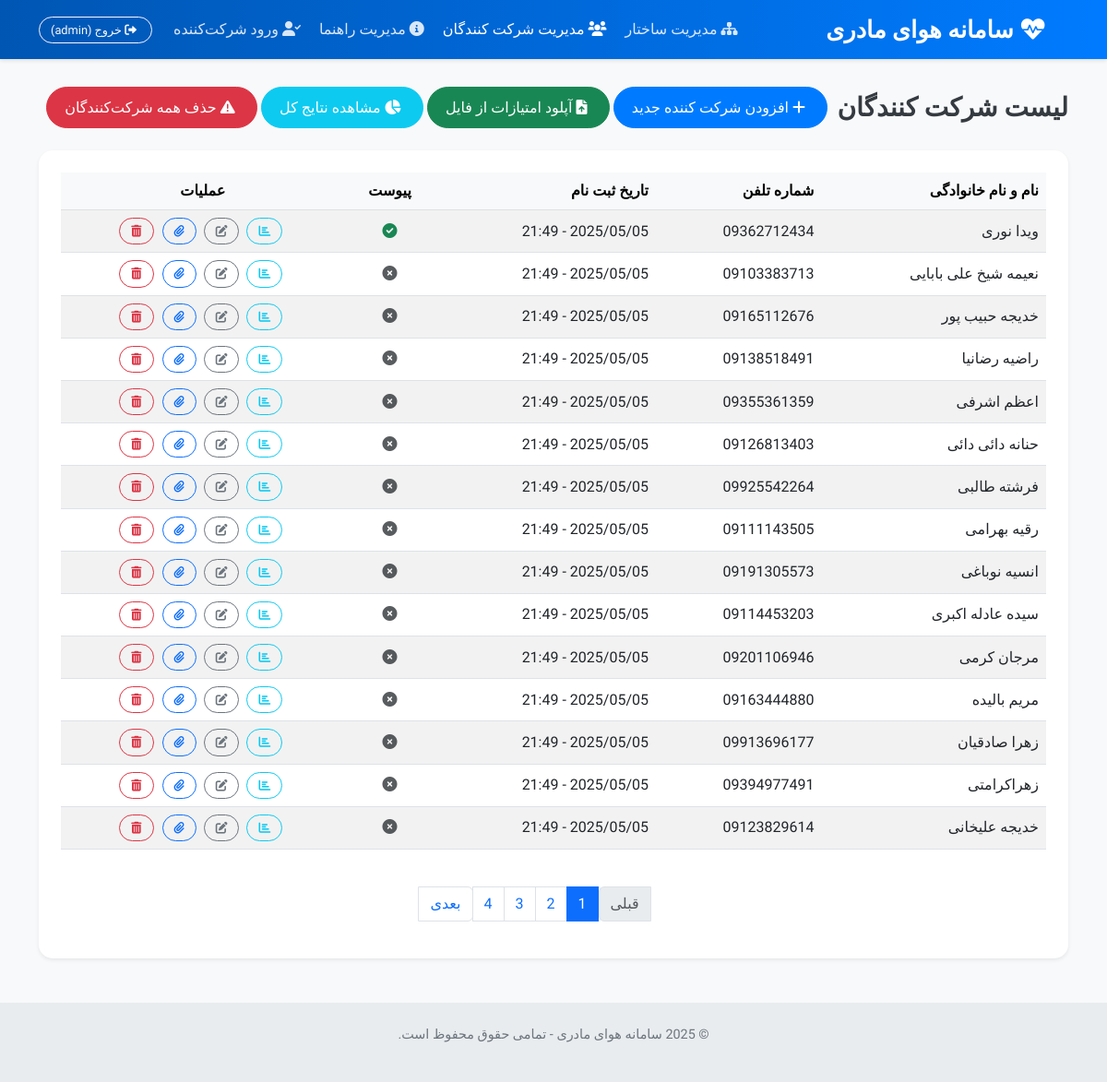
The app's page /participants/list (signed in) with its own data.
### app/models.py (models this page shows, shortened)
class User(UserMixin, db.Model):
    id = db.Column(db.Integer, primary_key=True)
    username = db.Column(db.String(80), unique=True, nullable=False)
    password_hash = db.Column(db.String(256))

class Participant(db.Model):
    phone = db.Column(db.String(15), primary_key=True)
    name = db.Column(db.String(100), nullable=False)
    scores = db.relationship('Score', backref='participant', lazy='dynamic', cascade="all, delete-orphan")
    created_at = db.Column(db.DateTime, default=datetime.utcnow)
    attachment_filename = db.Column(db.String(255), nullable=True) # Store only the filename

### app/routes/participants.py (the view)
@participants_bp.route('/list')
@login_required
def list_participants():
     page = request.args.get('page', 1, type=int)
     try:
          participants_pagination = Participant.query.order_by(Participant.created_at.desc()).paginate(page=page, per_page=15, error_out=False)
     except Exception as e:
         flash(f"خطا در بارگذاری لیست شرکت‌کنندگان: {e}", "danger"); print(f"Error loading participants list: {e}"); traceback.print_exc(); participants_pagination = None
     return render_template('participants/list.html', participants_pagination=participants_pagination)

### app/__init__.py (called while the page is built)
@login_manager.user_loader
def load_user(user_id):
    return User.query.get(int(user_id))

@app.context_processor
def inject_view_mode():
    from flask import g
    return dict(is_participant_view=getattr(g, 'is_participant_view', False))

@app.before_request
def set_participant_view_flag():
    from flask import request, g
    if not hasattr(g, 'is_participant_view'):
         g.is_participant_view = False
    if request.endpoint == 'results.participant_summary':
        view_mode = request.args.get('view_mode', 'admin')
        g.is_participant_view = (view_mode == 'participant')

### templates/participants/list.html (shortened to what this page needs)
{% extends "base.html" %}
{% block content %}
<div class="d-flex justify-content-between align-items-center mb-4">
    <h2 class="section-title mb-0">لیست شرکت کنندگان</h2>
    <div>
        <a href="{{ url_for('participants.manage_scores') }}" class="btn btn-primary">
            <i class="fas fa-plus me-1"></i> افزودن شرکت کننده جدید
        </a>
        <a href="{{ url_for('participants.upload_scores') }}" class="btn btn-success">
            <i class="fas fa-file-upload me-1"></i> آپلود امتیازات از فایل
        </a>
         <a href="{{ url_for('results.summary') }}" class="btn btn-info text-white">
            <i class="fas fa-chart-pie me-1"></i> مشاهده نتایج کل
         </a>
         {% if participants_pagination and participants_pagination.total > 0 %}
         <form action="{{ url_for('participants.delete_all_participants') }}" method="POST" class="d-inline ms-2" onsubmit="return confirm('*** هشدار بسیار جدی! ***\n\nآیا مطمئن هستید که می‌خواهید **تمام** شرکت‌کنندگان و **تمام** امتیازات و پیوست‌های ثبت شده برای آن‌ها را حذف کنید؟\n\nاین عمل به هیچ وجه قابل بازگشت نیست!');">
             <button type="submit" class="btn btn-danger">
                 <i class="fas fa-exclamation-triangle me-1"></i> حذف همه شرکت‌کنندگان
             </button>
         </form>
         {% endif %}
    </div>
</div>
<div class="card shadow-sm">
    <div class="card-body">
        {% if participants_pagination and participants_pagination.items %}
        <div class="table-responsive">
            <table class="table table-striped table-hover align-middle">
                <thead class="table-light">
                    <tr>
                        <th>نام و نام خانوادگی</th>
                        <th>شماره تلفن</th>
                        <th>تاریخ ثبت نام</th>
                        <th class="text-center">پیوست</th>
                        <th class="text-center">عملیات</th>
                    </tr>
                </thead>
                <tbody>
                    {% for participant in participants_pagination.items %}
                    <tr>
                        <td>{{ participant.name }}</td>
                        <td>{{ participant.phone }}</td>
                        <td>{{ participant.created_at.strftime('%Y/%m/%d - %H:%M') if participant.created_at else '-'}}</td>
                        <td class="text-center">
                            {% if participant.attachment_filename %}
                                <i class="fas fa-check-circle text-success" title="{{ participant.attachment_filename }}"></i>
                            {% else %}
                                <i class="fas fa-times-circle text-muted"></i>
                            {% endif %}
                        </td>
                        <td class="text-center">
                             <a href="{{ url_for('results.participant_summary', phone=participant.phone) }}" class="btn btn-sm btn-outline-info me-1 btn-action" title="مشاهده نتایج">
                                <i class="fas fa-chart-bar"></i>
                            </a>
                            <a href="{{ url_for('participants.manage_scores', phone=participant.phone) }}" class="btn btn-sm btn-outline-secondary me-1 btn-action" title="ویرایش / مشاهده امتیازات">
                                <i class="fas fa-edit"></i>
                            </a>
                            <a href="{{ url_for('participants.manage_attachment', phone=participant.phone) }}" class="btn btn-sm btn-outline-primary me-1 btn-action" title="مدیریت پیوست">
                                <i class="fas fa-paperclip"></i>
                            </a>
                            <form action="{{ url_for('participants.delete_participant', phone=participant.phone) }}" method="POST" class="d-inline" onsubmit="return confirm('آیا از حذف شرکت‌کننده \'{{ participant.name }}\' و تمام اطلاعات او (امتیازات و پیوست) مطمئن هستید؟');">
                                 <button type="submit" class="btn btn-sm btn-outline-danger btn-action" title="حذف شرکت‌کننده">
                                     <i class="fas fa-trash-alt"></i>
                                 </button>
                             </form>
                        </td>
                    </tr>
                    {% endfor %}
                </tbody>
            </table>
        </div>
        {% if participants_pagination.pages > 1 %}
        <nav aria-label="Page navigation" class="mt-4">
          <ul class="pagination justify-content-center">
            <li class="page-item {% if not participants_pagination.has_prev %}disabled{% endif %}">
              <a class="page-link" href="{{ url_for('participants.list_participants', page=participants_pagination.prev_num) if participants_pagination.has_prev else '#'}}">قبلی</a>
            </li>
            {% for page_num in participants_pagination.iter_pages(left_edge=1, right_edge=1, left_current=2, right_current=2) %}
              {% if page_num %}
                {% if participants_pagination.page == page_num %}
                  <li class="page-item active" aria-current="page"><span class="page-link">{{ page_num }}</span></li>
                {% else %}
                  <li class="page-item"><a class="page-link" href="{{ url_for('participants.list_participants', page=page_num) }}">{{ page_num }}</a></li>
                {% endif %}
              {% else %}
                <li class="page-item disabled"><span class="page-link">...</span></li>
              {% endif %}
            {% endfor %}
            <li class="page-item {% if not participants_pagination.has_next %}disabled{% endif %}">
              <a class="page-link" href="{{ url_for('participants.list_participants', page=participants_pagination.next_num) if participants_pagination.has_next else '#'}}">بعدی</a>
            </li>
          </ul>
        </nav>
        {% endif %}
        {% elif participants_pagination is none %}
         <div class="alert alert-danger text-center">خطا در بارگذاری لیست شرکت‌کنندگان.</div>
        {% else %}
        <div class="alert alert-info text-center">هنوز هیچ شرکت‌کننده‌ای ثبت نشده است. برای شروع، روی دکمه "افزودن شرکت کننده جدید" کلیک کنید.</div>
        {% endif %}
    </div>
</div>
{% endblock %}

### templates/base.html (shortened to what this page needs)
<!DOCTYPE html>
<html dir="rtl" lang="fa">
<head>
    <link href="https://cdn.jsdelivr.net/npm/bootstrap@5.3.0-alpha1/dist/css/bootstrap.min.css" rel="stylesheet">
    <link rel="stylesheet" href="https://cdnjs.cloudflare.com/ajax/libs/font-awesome/6.0.0/css/all.min.css">
</head>
<body>
    <nav class="navbar navbar-expand-lg navbar-dark fixed-top">
        <div class="container">
            <a class="navbar-brand" href="{{ url_for('main.index') if not request.endpoint.startswith('participant_view.') and not is_participant_view else '#' }}">
                 <i class="fas fa-heartbeat me-2"></i> سامانه هوای مادری
            </a>
            {% if not request.endpoint.startswith('participant_view.') and not is_participant_view and current_user.is_authenticated %}
            <div class="collapse navbar-collapse justify-content-end" id="navbarNav">
                <ul class="navbar-nav align-items-center">
                    <li class="nav-item">
                        <a class="nav-link {% if request.endpoint == 'admin.manage_hierarchy' %}active{% endif %}"
                           href="{{ url_for('admin.manage_hierarchy') }}">
                           <i class="fas fa-sitemap me-1"></i> مدیریت ساختار
                        </a>
                    </li>
                    <li class="nav-item">
                        <a class="nav-link {% if request.endpoint == 'participants.list_participants' %}active{% endif %}"
                           href="{{ url_for('participants.list_participants') }}">
                           <i class="fas fa-users me-1"></i> مدیریت شرکت کنندگان
                        </a>
                    </li>
                     <li class="nav-item">
                        <a class="nav-link {% if request.endpoint == 'admin.manage_help' %}active{% endif %}"
                           href="{{ url_for('admin.manage_help') }}">
                           <i class="fas fa-info-circle me-1"></i> مدیریت راهنما
                        </a>
                    </li>
                     <li class="nav-item">
                        <a class="nav-link" href="{{ url_for('participant_view.my_results_login') }}" target="_blank">
                           <i class="fas fa-user-check me-1"></i> ورود شرکت‌کننده
                        </a>
                    </li>
                    <li class="nav-item logout-item">
                         <a href="{{ url_for('auth.logout') }}" class="btn btn-outline-light btn-sm">
                             <i class="fas fa-sign-out-alt me-1"></i> خروج ({{ current_user.username }})
                         </a>
                    </li>
                </ul>
            </div>
            {% endif %}
        </div>
    </nav>
    <div class="container mt-4">
        {% block content %}{% endblock %}
    </div>
    {% if not request.endpoint.startswith(('auth.', 'participant_view.')) and not is_participant_view %}
    <footer class="footer mt-5">
        <div class="container">
            <p>&copy; {% block year %}2025{% endblock %} سامانه هوای مادری - تمامی حقوق محفوظ است.</p>
        </div>
    </footer>
    {% endif %}
</body>
</html>

### templates/base.html (style rules this page uses)
body { font-family: 'Vazirmatn', sans-serif; background-color: #f8f9fa; padding-top: 70px; direction: rtl; }
.navbar { background: linear-gradient(to right, #0056b3, #007bff); box-shadow: 0 2px 4px rgba(0,0,0,0.1); }
.navbar-brand { font-size: 1.6rem; font-weight: 700; color: #fff !important; }
.navbar-nav .nav-link { color: rgba(255, 255, 255, 0.85) !important; padding: 0.5rem 1rem; transition: color 0.2s ease; font-weight: 500; }
.navbar-nav .nav-link:hover, .navbar-nav .nav-link.active { color: #fff !important; }
.navbar-nav .nav-item.logout-item { margin-right: 15px; }
.section-title { font-size: 1.75rem; font-weight: 600; margin-bottom: 1.5rem; color: #343a40; }
.card { border: none; border-radius: 15px; margin-bottom: 1.5rem; transition: transform 0.3s ease, box-shadow 0.3s ease; background-color: #fff; }
.card-body { padding: 1.5rem; }
.footer { background-color: #e9ecef; padding: 1.5rem 0; text-align: center; color: #6c757d; margin-top: 3rem; font-size: 0.9rem; }
.btn { border-radius: 50px; padding: 0.6rem 1.2rem; font-weight: 500; transition: background-color 0.2s ease, box-shadow 0.2s ease; }
.btn-primary { background-color: #007bff; border-color: #007bff; }
.btn-danger { background-color: #dc3545; border-color: #dc3545; }
.btn-sm { padding: 0.25rem 0.75rem; font-size: 0.8rem; border-radius: 30px; }
.btn-action { margin-inline-start: 5px; }

### records on screen
User: username "admin"
Participant: name "ویدا نوری", phone "09362712434", created_at "2025/05/05 - 21:49"
Participant: name "نعیمه شیخ علی بابایی", phone "09103383713", created_at "2025/05/05 - 21:49"
Participant: name "خديجه حبيب پور", phone "09165112676", created_at "2025/05/05 - 21:49"
Participant: name "راضیه رضانیا", phone "09138518491", created_at "2025/05/05 - 21:49"
Participant: name "اعظم اشرفی", phone "09355361359", created_at "2025/05/05 - 21:49"
Participant: name "حنانه دائی دائی", phone "09126813403", created_at "2025/05/05 - 21:49"
Participant: name "فرشته طالبی", phone "09925542264", created_at "2025/05/05 - 21:49"
Participant: name "رقیه بهرامی", phone "09111143505", created_at "2025/05/05 - 21:49"
Participant: name "انسیه نوباغی", phone "09191305573", created_at "2025/05/05 - 21:49"
Participant: name "سیده عادله اکبری", phone "09114453203", created_at "2025/05/05 - 21:49"
Participant: name "مرجان کرمی", phone "09201106946", created_at "2025/05/05 - 21:49"
Participant: name "مریم بالیده", phone "09163444880", created_at "2025/05/05 - 21:49"
Participant: name "زهرا صادقیان", phone "09913696177", created_at "2025/05/05 - 21:49"
Participant: name "زهراکرامتی", phone "09394977491", created_at "2025/05/05 - 21:49"
Participant: name "خدیجه علیخانی", phone "09123829614", created_at "2025/05/05 - 21:49"

### other values on screen
{{ page_num }} "1"
{{ page_num }} "2" "3" "4"
